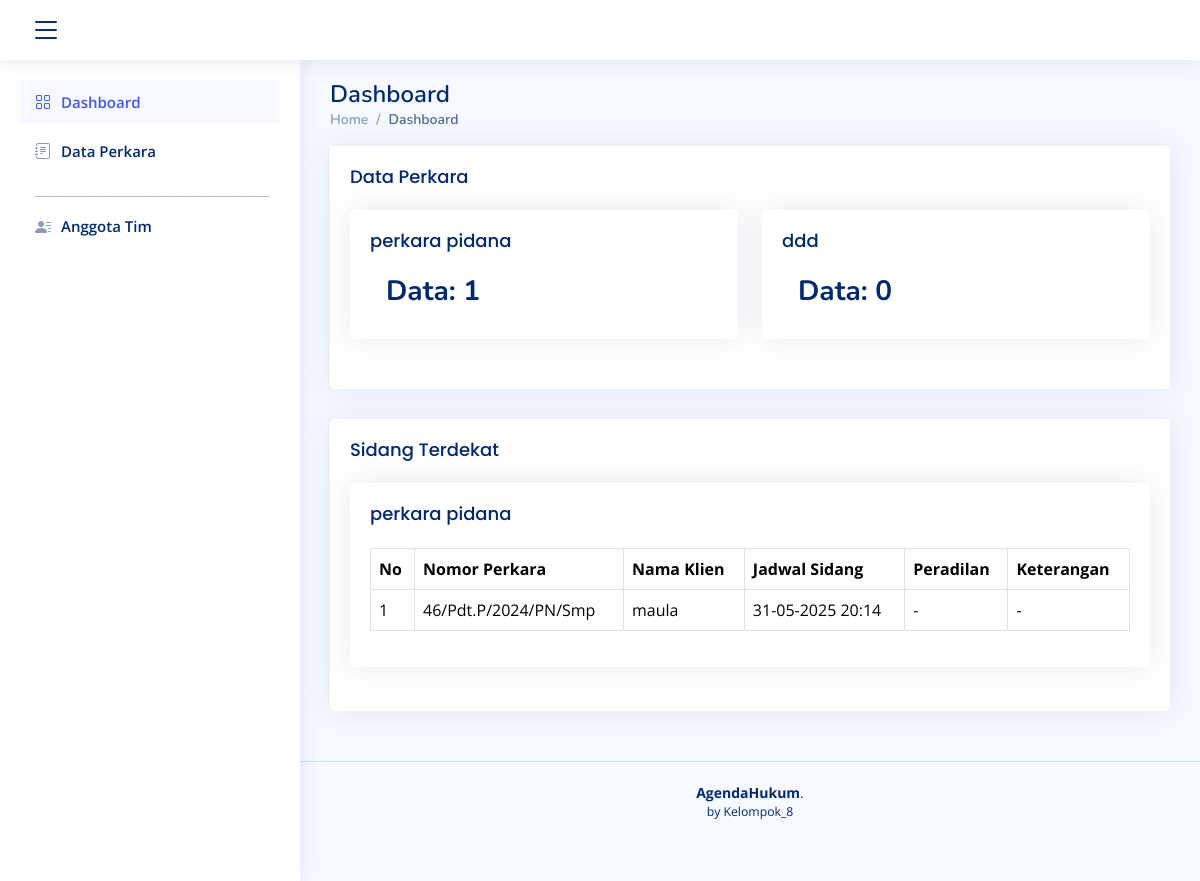
The page / on the database its author committed.
### tables this page shows
CREATE TABLE `data_perkara` (
  `id_data` int NOT NULL,
  `id_perkara` int NOT NULL,
  `no_perkara` varchar(255) NOT NULL,
  `nama_klien` varchar(255) NOT NULL,
  `jadwal_sidang` datetime NOT NULL,
  `peradilan` varchar(255) DEFAULT NULL,
  `keterangan` text
);

CREATE TABLE `perkara` (
  `id_perkara` int NOT NULL,
  `nama_perkara` varchar(255) NOT NULL
);

### index.php (the view, shortened to what this page needs)
<?php
include "config/db.php";
$query = "SELECT p.nama_perkara, COUNT(dp.id_data) AS jumlah_data_perkara
          FROM perkara p
          LEFT JOIN data_perkara dp ON dp.id_perkara = p.id_perkara
          GROUP BY p.id_perkara";
$result = mysqli_query($conn, $query);
if ($result && $result->num_rows > 0) {
    $data_perkara = [];
    while ($row = $result->fetch_assoc()) {
        $data_perkara[] = $row;
    }
} else {
    $data_perkara = [];
}
?>
<!DOCTYPE html>
<html lang="en">
<head>
  <link href="assets/vendor/bootstrap/css/bootstrap.min.css" rel="stylesheet">
  <link href="assets/vendor/bootstrap-icons/bootstrap-icons.css" rel="stylesheet">
  <link href="assets/css/style.css" rel="stylesheet">
</head>
<body>
  <header id="header" class="header fixed-top d-flex align-items-center">
    <i class="bi bi-list toggle-sidebar-btn"></i>
  </header>
  <aside id="sidebar" class="sidebar">
    <ul class="sidebar-nav" id="sidebar-nav">
      <li class="nav-item">
        <a class="nav-link" href="index.php">
          <i class="bi bi-grid"></i>
          <span>Dashboard</span>
        </a>
      </li>
      <li class="nav-item">
        <a class="nav-link collapsed" href="user/perkara.php">
          <i class="bi bi-journal-text"></i>
          <span>Data Perkara</span>
        </a>
      </li>
      <li class="nav-heading">__________________________________________________</li>
      <li class="nav-item">
        <a class="nav-link collapsed" href="user/jumlah_anggota.php">
          <i class="bi bi-person-lines-fill"></i>
          <span>Anggota Tim</span>
        </a>
      </li>
    </ul>
  </aside>
  <main id="main" class="main">
    <div class="pagetitle">
      <h1>Dashboard</h1>
      <nav>
        <ol class="breadcrumb">
          <li class="breadcrumb-item"><a href="index.php">Home</a></li>
          <li class="breadcrumb-item active">Dashboard</li>
        </ol>
      </nav>
    </div>
    <section class="section dashboard">
      <div class="card">
        <div class="card-body">
          <h5 class="card-title">Data Perkara</h5>
          <div class="row">
            <?php if (!empty($data_perkara) && is_array($data_perkara)) : ?>
            <?php foreach ($data_perkara as $perkara) : ?>
            <div class="col-xxl-4 col-md-6">
              <div class="card info-card sales-card">
                <div class="card-body">
                  <h5 class="card-title"><?php echo htmlspecialchars($perkara['nama_perkara'], ENT_QUOTES, 'UTF-8'); ?></h5>
                  <div class="d-flex align-items-center">
                    <div class="ps-3">
                      <h6>Data: <?php echo htmlspecialchars($perkara['jumlah_data_perkara'], ENT_QUOTES, 'UTF-8'); ?></h6>
                    </div>
                  </div>
                </div>
              </div>
            </div>
            <?php endforeach; ?>
          </div>
          <?php else : ?>
          <p class="text-center">Tidak ada perkara.</p>
          <?php endif; ?>
        </div>
      </div>
    </section>
    <div class="card">
      <div class="card-body">
        <h5 class="card-title">Sidang Terdekat</h5>
        <?php
          $query = "SELECT p.id_perkara, p.nama_perkara, dp.id_data, dp.no_perkara, dp.nama_klien, dp.jadwal_sidang, dp.peradilan, dp.keterangan
                    FROM perkara p
                    LEFT JOIN data_perkara dp ON p.id_perkara = dp.id_perkara
                    WHERE dp.jadwal_sidang >= CURDATE()
                    ORDER BY dp.jadwal_sidang ASC
                    LIMIT 1";
          $result = mysqli_query($conn, $query);
        if (mysqli_num_rows($result) > 0) {
            $current_perkara = null;
            $no = 1;
          while ($row = mysqli_fetch_assoc($result)) {
            if ($current_perkara != $row['nama_perkara']) {
              $current_perkara = $row['nama_perkara'];
              echo "<div class='card mb-4'>";
              echo "<div class='card-body'>";
              echo "<h5 class='card-title'>" . htmlspecialchars($current_perkara, ENT_QUOTES, 'UTF-8') . "</h5>";
              echo "<div class='table-responsive'>";
              echo "<table class='table table-bordered'>
                    <thead>
                      <tr>
                        <th>No</th>
                        <th>Nomor Perkara</th>
                        <th>Nama Klien</th>
                        <th>Jadwal Sidang</th>
                        <th>Peradilan</th>
                        <th>Keterangan</th>
                      </tr>
                    </thead>
                    <tbody>";
                $no = 1;
            }
            echo "<tr>";
            echo "<td>" . $no++ . "</td>";
            echo "<td>" . htmlspecialchars($row['no_perkara'] ?? '-', ENT_QUOTES, 'UTF-8') . "</td>";
            echo "<td>" . htmlspecialchars($row['nama_klien'] ?? '-', ENT_QUOTES, 'UTF-8') . "</td>";
            echo "<td>" . (isset($row['jadwal_sidang']) ? date('d-m-Y H:i', strtotime($row['jadwal_sidang'])) : '-') . "</td>";
            echo "<td>" . htmlspecialchars($row['peradilan'] ?? '-', ENT_QUOTES, 'UTF-8') . "</td>";
            echo "<td>" . htmlspecialchars($row['keterangan'] ?? '-', ENT_QUOTES, 'UTF-8') . "</td>";
            echo "</tr>";
          }
          echo "</tbody></table></div></div></div>";
        } else {
          echo "<p class='text-center'>Tidak ada data perkara.</p>";
        }
        ?>
      </div>
    </div>
  </main>
  <footer id="footer" class="footer">
    <div class="copyright">
      <strong><span>AgendaHukum</span></strong>.
      <p class="small">by Kelompok_8</p>
    </div>
  </footer>
</body>hhhhhh
</html>

### assets/css/style.css (style rules this page uses)
:root { scroll-behavior: smooth; }
body { font-family: "Open Sans", sans-serif; background: #f6f9ff; color: #444444; }
a { color: #4154f1; text-decoration: none; }
h1, h2, h3, h4, h5, h6 { font-family: "Nunito", sans-serif; }
#main { margin-top: 60px; padding: 20px 30px; transition: all 0.3s; }
.pagetitle { margin-bottom: 10px; }
.pagetitle h1 { font-size: 24px; margin-bottom: 0; font-weight: 600; color: #012970; }
.card { margin-bottom: 30px; border: none; border-radius: 5px; box-shadow: 0px 0 30px rgba(1, 41, 112, 0.1); }
.card-title { padding: 20px 0 15px 0; font-size: 18px; font-weight: 500; color: #012970; font-family: "Poppins", sans-serif; }
.card-body { padding: 0 20px 20px 20px; }
.breadcrumb { font-size: 14px; font-family: "Nunito", sans-serif; color: #899bbd; font-weight: 600; }
.breadcrumb a { color: #899bbd; transition: 0.3s; }
.breadcrumb .breadcrumb-item::before { color: #899bbd; }
.breadcrumb .active { color: #51678f; font-weight: 600; }
.header { transition: all 0.5s; z-index: 997; height: 60px; box-shadow: 0px 2px 20px rgba(1, 41, 112, 0.1); background-color: #fff; padding-left: 20px; }
.header .toggle-sidebar-btn { font-size: 32px; padding-left: 10px; cursor: pointer; color: #012970; }
.sidebar { position: fixed; top: 60px; left: 0; bottom: 0; width: 300px; z-index: 996; transition: all 0.3s; padding: 20px; overflow-y: auto; scrollbar-width: thin; scrollbar-color: #aab7cf transparent; box-shadow: 0px 0px 20px rgba(1, 41, 112, 0.1); background-color: #fff; }
@media (min-width: 1200px) { #main, #footer { margin-left: 300px; } }
.sidebar-nav { padding: 0; margin: 0; list-style: none; }
.sidebar-nav li { padding: 0; margin: 0; list-style: none; }
.sidebar-nav .nav-item { margin-bottom: 5px; }
.sidebar-nav .nav-heading { font-size: 11px; text-transform: uppercase; color: #899bbd; font-weight: 600; margin: 10px 0 5px 15px; }
.sidebar-nav .nav-link { display: flex; align-items: center; font-size: 15px; font-weight: 600; color: #4154f1; transition: 0.3; background: #f6f9ff; padding: 10px 15px; border-radius: 4px; }
.sidebar-nav .nav-link i { font-size: 16px; margin-right: 10px; color: #4154f1; }
.sidebar-nav .nav-link.collapsed { color: #012970; background: #fff; }
.sidebar-nav .nav-link.collapsed i { color: #899bbd; }
.dashboard .info-card { padding-bottom: 10px; }
.dashboard .info-card h6 { font-size: 28px; color: #012970; font-weight: 700; margin: 0; padding: 0; }
.footer { padding: 20px 0; font-size: 14px; transition: all 0.3s; border-top: 1px solid #cddfff; }
.footer .copyright { text-align: center; color: #012970; }

### rows shown on the page
data_perkara: id_perkara.nama_perkara "perkara pidana", no_perkara "46/Pdt.P/2024/PN/Smp", nama_klien "maula", jadwal_sidang "31-05-2025 20:14", peradilan "-", keterangan "-"

### other values the page prints
$perkara['nama_perkara'] "perkara pidana"
$perkara['jumlah_data_perkara'] "1"
$perkara['nama_perkara'] "ddd"
$perkara['jumlah_data_perkara'] "0"
